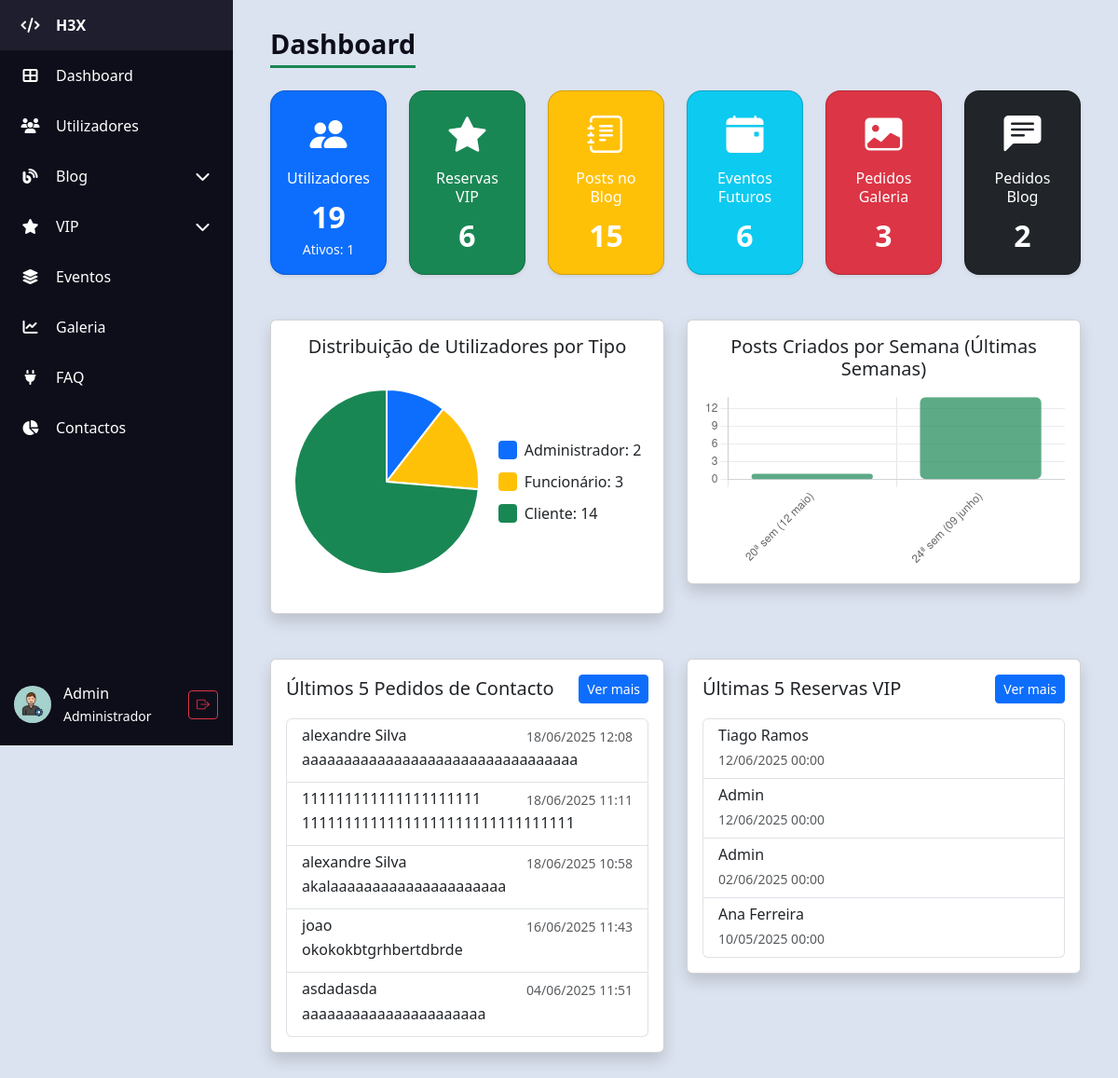
Page /H3X/admin/admin_dashboard.php (signed in) on the earlier database version.
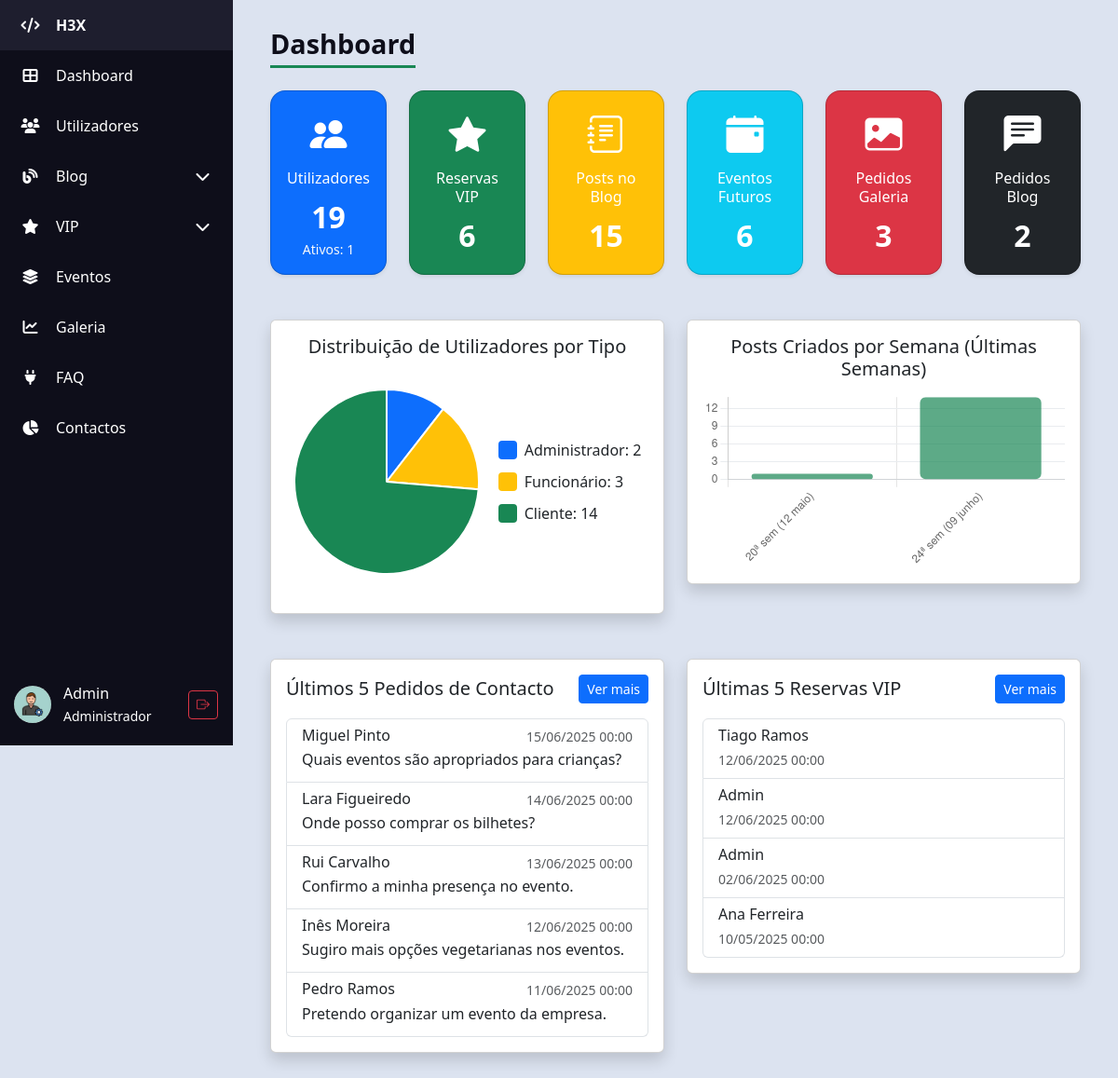
Same page on the later database version.
### tables this page shows
CREATE TABLE IF NOT EXISTS `contactos` (
  `id` int unsigned NOT NULL AUTO_INCREMENT,
  `nome` varchar(100) DEFAULT NULL,
  `email` varchar(100) DEFAULT NULL,
  `telefone` varchar(9) DEFAULT NULL,
  `mensagem` text NOT NULL,
  `data_contactos` datetime NOT NULL DEFAULT CURRENT_TIMESTAMP,
  `assunto` varchar(150) DEFAULT NULL,
  PRIMARY KEY (`id`)
);

CREATE TABLE IF NOT EXISTS `vip` (
  `id` int unsigned NOT NULL AUTO_INCREMENT,
  `id_mesa` int unsigned NOT NULL,
  `mensagem` text,
  `data_reserva` date NOT NULL,
  `id_utilizador` int unsigned NOT NULL,
  PRIMARY KEY (`id`),
  KEY `id_mesa` (`id_mesa`),
  KEY `id_utilizador` (`id_utilizador`),
  CONSTRAINT `vip_ibfk_1` FOREIGN KEY (`id_mesa`) REFERENCES `mesas` (`id`),
  CONSTRAINT `vip_ibfk_2` FOREIGN KEY (`id_utilizador`) REFERENCES `utilizadores` (`id`)
);

CREATE TABLE IF NOT EXISTS `utilizadores` (
  `id` int unsigned NOT NULL AUTO_INCREMENT,
  `nome` varchar(100) NOT NULL,
  `email` varchar(100) NOT NULL,
  `telefone` varchar(9) NOT NULL,
  `pass` varchar(255) NOT NULL,
  `data_nascimento` date NOT NULL,
  `tipo` enum('c','f','a') NOT NULL DEFAULT 'c',
  `estado` enum('a','d') NOT NULL DEFAULT 'd',
  `ultima_atividade` timestamp NULL DEFAULT CURRENT_TIMESTAMP ON UPDATE CURRENT_TIMESTAMP,
  `foto` varchar(255) DEFAULT NULL,
  PRIMARY KEY (`id`),
  UNIQUE KEY `email` (`email`)
);

### H3X/admin/admin_dashboard.php (the view, shortened to what the changed rows need)
<?php
require_once "../db_config.php";
$sqlContactos = "
    SELECT
        nome,
        mensagem,
        data_contactos
    FROM contactos
    ORDER BY data_contactos DESC
    LIMIT 5
";
$resultContactos = $conn->query($sqlContactos);
$sqlUltimasReservasVIP = "
    SELECT u.nome AS nome_cliente, v.data_reserva
    FROM vip v
    JOIN utilizadores u ON v.id_utilizador = u.id
    ORDER BY v.data_reserva DESC
    LIMIT 5
";
$resultReservasVIP = $conn->query($sqlUltimasReservasVIP);
?>
<?php require 'partials/header.php'; ?>
<body>
    <div class="d-flex">
        <div class="content">
            <div class="justify-content-between align-items-center mb-3">
                <h1 class="table-title m-0 mb-4">Dashboard</h1>
                <div class="row mb-5">
                    <div class="col-md-6">
                        <div class="card shadow">
                            <div class="card-body">
                                <?php if ($resultContactos && $resultContactos->num_rows > 0): ?>
                                    <div class="list-group">
                                        <?php while ($row = $resultContactos->fetch_assoc()): ?>
                                            <div class="list-group-item">
                                                <div class="d-flex justify-content-between">
                                                    <h6 class="mb-1"><?= trim($row['nome']) ?></h6>
                                                    <small
                                                        class="text-muted"><?= date('d/m/Y H:i', strtotime($row['data_contactos'])) ?></small>
                                                </div>
                                                <p class="mb-1 text-truncate" style="max-width: 100%;">
                                                    <?= trim(substr($row['mensagem'] ?? '', 0, 80)) ?>
                                                </p>
                                            </div>
                                        <?php endwhile; ?>
                                    </div>
                                <?php else: ?>
                                    <p class="text-center">Nenhum contacto encontrado.</p>
                                <?php endif; ?>
                            </div>
                        </div>
                    </div>
                    <div class="col-md-6">
                        <div class="card shadow">
                            <div class="card-body">
                                <?php if ($resultReservasVIP && $resultReservasVIP->num_rows > 0): ?>
                                    <div class="list-group">
                                        <?php while ($row = $resultReservasVIP->fetch_assoc()): ?>
                                            <div class="list-group-item">
                                                <h6 class="mb-1"><?= trim($row['nome_cliente']) ?></h6>
                                                <small
                                                    class="text-muted"><?= date('d/m/Y H:i', strtotime($row['data_reserva'])) ?></small>
                                            </div>
                                        <?php endwhile; ?>
                                    </div>
                                <?php else: ?>
                                    <p class="text-center">Nenhuma reserva encontrada.</p>
                                <?php endif; ?>
                            </div>
                        </div>
                    </div>
                </div>
            </div>
        </div>
    </div>
    <?php require 'partials/footer.php'; ?>
</body>
</html>

Differences in the rows shown:
no longer on this page (row edited): contactos: nome "111111111111111111111", data_contactos "18/06/2025 11:11", mensagem "11111111111111111111111111111111"
no longer on this page (row edited): contactos: nome "alexandre Silva", data_contactos "18/06/2025 10:58", mensagem "akalaaaaaaaaaaaaaaaaaaaaa"
no longer on this page (row edited): contactos: nome "joao", data_contactos "16/06/2025 11:43", mensagem "okokokbtgrhbertdbrde"
no longer on this page (row edited): contactos: nome "asdadasda", data_contactos "04/06/2025 11:51", mensagem "aaaaaaaaaaaaaaaaaaaaaa"
added contactos: nome "Miguel Pinto", data_contactos "15/06/2025 00:00", mensagem "Quais eventos são apropriados para crianças?"
added contactos: nome "Lara Figueiredo", data_contactos "14/06/2025 00:00", mensagem "Onde posso comprar os bilhetes?"
added contactos: nome "Rui Carvalho", data_contactos "13/06/2025 00:00", mensagem "Confirmo a minha presença no evento."
added contactos: nome "Inês Moreira", data_contactos "12/06/2025 00:00", mensagem "Sugiro mais opções vegetarianas nos eventos."
changed contactos: nome "alexandre Silva" → "Pedro Ramos"; data_contactos "18/06/2025 12:08" → "11/06/2025 00:00"; mensagem "aaaaaaaaaaaaaaaaaaaaaaaaaaaaaaaaa" → "Pretendo organizar um evento da empresa."
